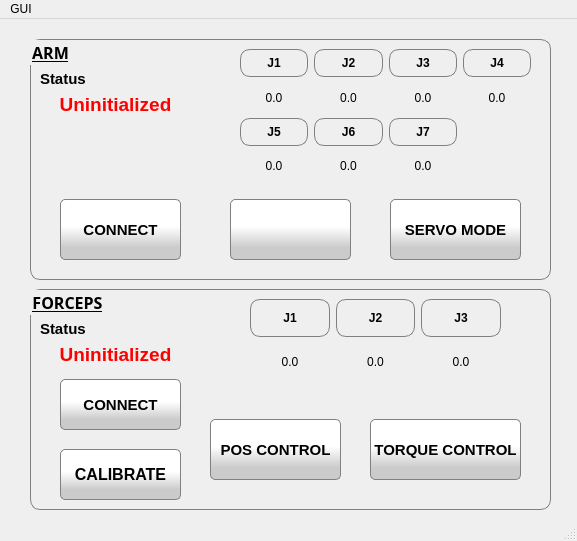
<?xml version="1.0" encoding="UTF-8"?>
<ui version="4.0">
 <class>MainWindow</class>
 <widget class="QMainWindow" name="MainWindow">
  <property name="geometry">
   <rect>
    <x>0</x>
    <y>0</y>
    <width>577</width>
    <height>541</height>
   </rect>
  </property>
  <property name="windowTitle">
   <string>MainWindow</string>
  </property>
  <widget class="QWidget" name="centralwidget">
   <widget class="QGroupBox" name="groupBox_9">
    <property name="geometry">
     <rect>
      <x>30</x>
      <y>20</y>
      <width>521</width>
      <height>241</height>
     </rect>
    </property>
    <property name="font">
     <font>
      <family>Courier 10 Pitch</family>
      <pointsize>12</pointsize>
      <weight>75</weight>
      <bold>true</bold>
      <underline>true</underline>
     </font>
    </property>
    <property name="styleSheet">
     <string notr="true">border: 1px solid gray;
border-radius: 10px</string>
    </property>
    <property name="title">
     <string>ARM</string>
    </property>
    <widget class="QPushButton" name="button_motoron">
     <property name="geometry">
      <rect>
       <x>200</x>
       <y>160</y>
       <width>121</width>
       <height>61</height>
      </rect>
     </property>
     <property name="font">
      <font>
       <family>Ubuntu</family>
       <pointsize>11</pointsize>
       <weight>50</weight>
       <bold>false</bold>
       <underline>false</underline>
      </font>
     </property>
     <property name="focusPolicy">
      <enum>Qt::NoFocus</enum>
     </property>
     <property name="toolTip">
      <string>&lt;html&gt;&lt;head/&gt;&lt;body&gt;&lt;p&gt;Turn arm motor &lt;span style=&quot; font-weight:600;&quot;&gt;ON/OFF.&lt;/span&gt;&lt;/p&gt;&lt;/body&gt;&lt;/html&gt;</string>
     </property>
     <property name="styleSheet">
      <string notr="true">background-color: qlineargradient(spread:pad, x1:0, y1:0.801, x2:0, y2:0, stop:0 rgba(203, 203, 203, 255), stop:0.440191 rgba(255, 255, 255, 255));
border: 1px solid gray;
border-radius: 5px;</string>
     </property>
     <property name="text">
      <string/>
     </property>
     <property name="icon">
      <iconset resource="resource_file.qrc">
       <normaloff>:/images/icon_power.png</normaloff>:/images/icon_power.png</iconset>
     </property>
     <property name="iconSize">
      <size>
       <width>32</width>
       <height>32</height>
      </size>
     </property>
     <property name="checkable">
      <bool>true</bool>
     </property>
    </widget>
    <widget class="QLabel" name="label_23">
     <property name="geometry">
      <rect>
       <x>10</x>
       <y>30</y>
       <width>67</width>
       <height>21</height>
      </rect>
     </property>
     <property name="font">
      <font>
       <family>Ubuntu</family>
       <pointsize>11</pointsize>
       <weight>50</weight>
       <bold>false</bold>
       <underline>false</underline>
      </font>
     </property>
     <property name="styleSheet">
      <string notr="true">border: 0px</string>
     </property>
     <property name="text">
      <string>&lt;html&gt;&lt;head/&gt;&lt;body&gt;&lt;p&gt;&lt;span style=&quot; font-weight:600;&quot;&gt;Status&lt;/span&gt;&lt;/p&gt;&lt;/body&gt;&lt;/html&gt;</string>
     </property>
    </widget>
    <widget class="QLabel" name="label_status">
     <property name="geometry">
      <rect>
       <x>10</x>
       <y>50</y>
       <width>151</width>
       <height>31</height>
      </rect>
     </property>
     <property name="font">
      <font>
       <family>Ubuntu</family>
       <pointsize>11</pointsize>
       <weight>50</weight>
       <bold>false</bold>
       <underline>false</underline>
      </font>
     </property>
     <property name="styleSheet">
      <string notr="true">border: 0px</string>
     </property>
     <property name="text">
      <string>&lt;html&gt;&lt;head/&gt;&lt;body&gt;&lt;p&gt;&lt;span style=&quot; font-size:14pt; font-weight:600; color:#ff0000;&quot;&gt;Uninitialized&lt;/span&gt;&lt;/p&gt;&lt;/body&gt;&lt;/html&gt;</string>
     </property>
     <property name="textFormat">
      <enum>Qt::RichText</enum>
     </property>
     <property name="alignment">
      <set>Qt::AlignCenter</set>
     </property>
    </widget>
    <widget class="QPushButton" name="button_slave">
     <property name="geometry">
      <rect>
       <x>360</x>
       <y>160</y>
       <width>131</width>
       <height>61</height>
      </rect>
     </property>
     <property name="font">
      <font>
       <family>Ubuntu</family>
       <pointsize>11</pointsize>
       <weight>75</weight>
       <bold>true</bold>
       <underline>false</underline>
      </font>
     </property>
     <property name="focusPolicy">
      <enum>Qt::NoFocus</enum>
     </property>
     <property name="toolTip">
      <string>&lt;html&gt;&lt;head/&gt;&lt;body&gt;&lt;p&gt;Turn arm servo mode &lt;span style=&quot; font-weight:600;&quot;&gt;ON/OFF&lt;/span&gt;&lt;/p&gt;&lt;/body&gt;&lt;/html&gt;</string>
     </property>
     <property name="styleSheet">
      <string notr="true">background-color: qlineargradient(spread:pad, x1:0, y1:0.801, x2:0, y2:0, stop:0 rgba(203, 203, 203, 255), stop:0.440191 rgba(255, 255, 255, 255));
border: 1px solid gray;
border-radius: 5px;</string>
     </property>
     <property name="text">
      <string>SERVO MODE</string>
     </property>
     <property name="checkable">
      <bool>true</bool>
     </property>
    </widget>
    <widget class="QWidget" name="gridLayoutWidget">
     <property name="geometry">
      <rect>
       <x>210</x>
       <y>10</y>
       <width>291</width>
       <height>131</height>
      </rect>
     </property>
     <property name="styleSheet">
      <string notr="true">border: 0 px</string>
     </property>
     <layout class="QGridLayout" name="gridLayout">
      <item row="1" column="0">
       <widget class="QLabel" name="label_79">
        <property name="font">
         <font>
          <weight>75</weight>
          <bold>true</bold>
         </font>
        </property>
        <property name="styleSheet">
         <string notr="true">border: 1px solid gray;
</string>
        </property>
        <property name="text">
         <string>J1</string>
        </property>
        <property name="alignment">
         <set>Qt::AlignCenter</set>
        </property>
       </widget>
      </item>
      <item row="2" column="1">
       <widget class="QLabel" name="label_j_pose_2">
        <property name="styleSheet">
         <string notr="true">border: 0 px</string>
        </property>
        <property name="text">
         <string>0.0</string>
        </property>
        <property name="alignment">
         <set>Qt::AlignCenter</set>
        </property>
       </widget>
      </item>
      <item row="1" column="1">
       <widget class="QLabel" name="label_81">
        <property name="font">
         <font>
          <weight>75</weight>
          <bold>true</bold>
         </font>
        </property>
        <property name="styleSheet">
         <string notr="true">border: 1px solid gray;
</string>
        </property>
        <property name="text">
         <string>J2</string>
        </property>
        <property name="alignment">
         <set>Qt::AlignCenter</set>
        </property>
       </widget>
      </item>
      <item row="2" column="0">
       <widget class="QLabel" name="label_j_pose_1">
        <property name="styleSheet">
         <string notr="true">border: 0 px</string>
        </property>
        <property name="text">
         <string>0.0</string>
        </property>
        <property name="alignment">
         <set>Qt::AlignCenter</set>
        </property>
       </widget>
      </item>
      <item row="1" column="2">
       <widget class="QLabel" name="label_82">
        <property name="font">
         <font>
          <weight>75</weight>
          <bold>true</bold>
         </font>
        </property>
        <property name="styleSheet">
         <string notr="true">border: 1px solid gray;
</string>
        </property>
        <property name="text">
         <string>J3</string>
        </property>
        <property name="alignment">
         <set>Qt::AlignCenter</set>
        </property>
       </widget>
      </item>
      <item row="2" column="2">
       <widget class="QLabel" name="label_j_pose_3">
        <property name="styleSheet">
         <string notr="true">border: 0 px</string>
        </property>
        <property name="text">
         <string>0.0</string>
        </property>
        <property name="alignment">
         <set>Qt::AlignCenter</set>
        </property>
       </widget>
      </item>
      <item row="1" column="3">
       <widget class="QLabel" name="label_83">
        <property name="font">
         <font>
          <weight>75</weight>
          <bold>true</bold>
         </font>
        </property>
        <property name="styleSheet">
         <string notr="true">border: 1px solid gray;
</string>
        </property>
        <property name="text">
         <string>J4</string>
        </property>
        <property name="alignment">
         <set>Qt::AlignCenter</set>
        </property>
       </widget>
      </item>
      <item row="2" column="3">
       <widget class="QLabel" name="label_j_pose_4">
        <property name="styleSheet">
         <string notr="true">border: 0 px</string>
        </property>
        <property name="text">
         <string>0.0</string>
        </property>
        <property name="alignment">
         <set>Qt::AlignCenter</set>
        </property>
       </widget>
      </item>
      <item row="3" column="0">
       <widget class="QLabel" name="label_80">
        <property name="font">
         <font>
          <weight>75</weight>
          <bold>true</bold>
         </font>
        </property>
        <property name="styleSheet">
         <string notr="true">border: 1px solid gray;
</string>
        </property>
        <property name="text">
         <string>J5</string>
        </property>
        <property name="alignment">
         <set>Qt::AlignCenter</set>
        </property>
       </widget>
      </item>
      <item row="4" column="0">
       <widget class="QLabel" name="label_j_pose_5">
        <property name="styleSheet">
         <string notr="true">border: 0 px</string>
        </property>
        <property name="text">
         <string>0.0</string>
        </property>
        <property name="alignment">
         <set>Qt::AlignCenter</set>
        </property>
       </widget>
      </item>
      <item row="3" column="1">
       <widget class="QLabel" name="label_84">
        <property name="font">
         <font>
          <weight>75</weight>
          <bold>true</bold>
         </font>
        </property>
        <property name="styleSheet">
         <string notr="true">border: 1px solid gray;
</string>
        </property>
        <property name="text">
         <string>J6</string>
        </property>
        <property name="alignment">
         <set>Qt::AlignCenter</set>
        </property>
       </widget>
      </item>
      <item row="4" column="1">
       <widget class="QLabel" name="label_j_pose_6">
        <property name="styleSheet">
         <string notr="true">border: 0 px</string>
        </property>
        <property name="text">
         <string>0.0</string>
        </property>
        <property name="alignment">
         <set>Qt::AlignCenter</set>
        </property>
       </widget>
      </item>
      <item row="3" column="2">
       <widget class="QLabel" name="label_85">
        <property name="font">
         <font>
          <weight>75</weight>
          <bold>true</bold>
         </font>
        </property>
        <property name="styleSheet">
         <string notr="true">border: 1px solid gray;
</string>
        </property>
        <property name="text">
         <string>J7</string>
        </property>
        <property name="alignment">
         <set>Qt::AlignCenter</set>
        </property>
       </widget>
      </item>
      <item row="4" column="2">
       <widget class="QLabel" name="label_j_pose_7">
        <property name="styleSheet">
         <string notr="true">border: 0 px</string>
        </property>
        <property name="text">
         <string>0.0</string>
        </property>
        <property name="alignment">
         <set>Qt::AlignCenter</set>
        </property>
       </widget>
      </item>
     </layout>
    </widget>
    <widget class="QPushButton" name="button_connect">
     <property name="enabled">
      <bool>true</bool>
     </property>
     <property name="geometry">
      <rect>
       <x>30</x>
       <y>160</y>
       <width>121</width>
       <height>61</height>
      </rect>
     </property>
     <property name="font">
      <font>
       <family>Ubuntu</family>
       <pointsize>11</pointsize>
       <weight>75</weight>
       <bold>true</bold>
       <underline>false</underline>
      </font>
     </property>
     <property name="focusPolicy">
      <enum>Qt::NoFocus</enum>
     </property>
     <property name="toolTip">
      <string>&lt;html&gt;&lt;head/&gt;&lt;body&gt;&lt;p&gt;&lt;span style=&quot; font-weight:600;&quot;&gt;Connect/Disconnect&lt;/span&gt; to robot arm.&lt;/p&gt;&lt;/body&gt;&lt;/html&gt;</string>
     </property>
     <property name="styleSheet">
      <string notr="true">background-color: qlineargradient(spread:pad, x1:0, y1:0.801, x2:0, y2:0, stop:0 rgba(203, 203, 203, 255), stop:0.440191 rgba(255, 255, 255, 255));
border: 1px solid gray;
border-radius: 5px;</string>
     </property>
     <property name="text">
      <string>CONNECT</string>
     </property>
     <property name="icon">
      <iconset resource="resource_file.qrc">
       <normaloff>:/images/icon_connect.png</normaloff>:/images/icon_connect.png</iconset>
     </property>
     <property name="iconSize">
      <size>
       <width>32</width>
       <height>32</height>
      </size>
     </property>
     <property name="checkable">
      <bool>true</bool>
     </property>
     <property name="autoRepeat">
      <bool>false</bool>
     </property>
     <property name="autoDefault">
      <bool>false</bool>
     </property>
    </widget>
   </widget>
   <widget class="QGroupBox" name="groupBox_10">
    <property name="geometry">
     <rect>
      <x>30</x>
      <y>270</y>
      <width>521</width>
      <height>221</height>
     </rect>
    </property>
    <property name="font">
     <font>
      <family>Courier 10 Pitch</family>
      <pointsize>12</pointsize>
      <weight>75</weight>
      <bold>true</bold>
      <underline>true</underline>
     </font>
    </property>
    <property name="styleSheet">
     <string notr="true">border: 1px solid gray;
border-radius: 10px</string>
    </property>
    <property name="title">
     <string>FORCEPS</string>
    </property>
    <widget class="QPushButton" name="button_calibrate_forceps">
     <property name="geometry">
      <rect>
       <x>30</x>
       <y>160</y>
       <width>121</width>
       <height>51</height>
      </rect>
     </property>
     <property name="font">
      <font>
       <family>Ubuntu</family>
       <pointsize>12</pointsize>
       <weight>75</weight>
       <bold>true</bold>
       <underline>false</underline>
      </font>
     </property>
     <property name="focusPolicy">
      <enum>Qt::NoFocus</enum>
     </property>
     <property name="toolTip">
      <string>&lt;html&gt;&lt;head/&gt;&lt;body&gt;&lt;p&gt;Calibrate Forceps &lt;span style=&quot; font-weight:600;&quot;&gt;ON/OFF.&lt;/span&gt;&lt;/p&gt;&lt;/body&gt;&lt;/html&gt;</string>
     </property>
     <property name="styleSheet">
      <string notr="true">background-color: qlineargradient(spread:pad, x1:0, y1:0.801, x2:0, y2:0, stop:0 rgba(203, 203, 203, 255), stop:0.440191 rgba(255, 255, 255, 255));
border: 1px solid gray;
border-radius: 5px;</string>
     </property>
     <property name="text">
      <string>CALIBRATE</string>
     </property>
     <property name="iconSize">
      <size>
       <width>32</width>
       <height>32</height>
      </size>
     </property>
     <property name="checkable">
      <bool>true</bool>
     </property>
    </widget>
    <widget class="QLabel" name="label_24">
     <property name="geometry">
      <rect>
       <x>10</x>
       <y>30</y>
       <width>67</width>
       <height>21</height>
      </rect>
     </property>
     <property name="font">
      <font>
       <family>Ubuntu</family>
       <pointsize>11</pointsize>
       <weight>50</weight>
       <bold>false</bold>
       <underline>false</underline>
      </font>
     </property>
     <property name="styleSheet">
      <string notr="true">border: 0px</string>
     </property>
     <property name="text">
      <string>&lt;html&gt;&lt;head/&gt;&lt;body&gt;&lt;p&gt;&lt;span style=&quot; font-weight:600;&quot;&gt;Status&lt;/span&gt;&lt;/p&gt;&lt;/body&gt;&lt;/html&gt;</string>
     </property>
    </widget>
    <widget class="QLabel" name="label_status_forceps">
     <property name="geometry">
      <rect>
       <x>10</x>
       <y>50</y>
       <width>151</width>
       <height>31</height>
      </rect>
     </property>
     <property name="font">
      <font>
       <family>Ubuntu</family>
       <pointsize>11</pointsize>
       <weight>50</weight>
       <bold>false</bold>
       <underline>false</underline>
      </font>
     </property>
     <property name="styleSheet">
      <string notr="true">border: 0px</string>
     </property>
     <property name="text">
      <string>&lt;html&gt;&lt;head/&gt;&lt;body&gt;&lt;p&gt;&lt;span style=&quot; font-size:14pt; font-weight:600; color:#ff0000;&quot;&gt;Uninitialized&lt;/span&gt;&lt;/p&gt;&lt;/body&gt;&lt;/html&gt;</string>
     </property>
     <property name="textFormat">
      <enum>Qt::RichText</enum>
     </property>
     <property name="alignment">
      <set>Qt::AlignCenter</set>
     </property>
    </widget>
    <widget class="QPushButton" name="button_pos_control_forceps">
     <property name="geometry">
      <rect>
       <x>180</x>
       <y>130</y>
       <width>131</width>
       <height>61</height>
      </rect>
     </property>
     <property name="font">
      <font>
       <family>Ubuntu</family>
       <pointsize>11</pointsize>
       <weight>75</weight>
       <bold>true</bold>
       <underline>false</underline>
      </font>
     </property>
     <property name="focusPolicy">
      <enum>Qt::NoFocus</enum>
     </property>
     <property name="toolTip">
      <string>&lt;html&gt;&lt;head/&gt;&lt;body&gt;&lt;p&gt;Turn forceps Position Control &lt;span style=&quot; font-weight:600;&quot;&gt;ON/OFF&lt;/span&gt;&lt;/p&gt;&lt;/body&gt;&lt;/html&gt;</string>
     </property>
     <property name="styleSheet">
      <string notr="true">background-color: qlineargradient(spread:pad, x1:0, y1:0.801, x2:0, y2:0, stop:0 rgba(203, 203, 203, 255), stop:0.440191 rgba(255, 255, 255, 255));
border: 1px solid gray;
border-radius: 5px;</string>
     </property>
     <property name="text">
      <string>POS CONTROL</string>
     </property>
     <property name="checkable">
      <bool>true</bool>
     </property>
     <property name="checked">
      <bool>false</bool>
     </property>
    </widget>
    <widget class="QWidget" name="gridLayoutWidget_2">
     <property name="geometry">
      <rect>
       <x>220</x>
       <y>10</y>
       <width>251</width>
       <height>81</height>
      </rect>
     </property>
     <property name="styleSheet">
      <string notr="true">border: 0 px</string>
     </property>
     <layout class="QGridLayout" name="gridLayout_2">
      <item row="2" column="0">
       <widget class="QLabel" name="label_j_pose_8">
        <property name="styleSheet">
         <string notr="true">border: 0 px</string>
        </property>
        <property name="text">
         <string>0.0</string>
        </property>
        <property name="alignment">
         <set>Qt::AlignCenter</set>
        </property>
       </widget>
      </item>
      <item row="1" column="1">
       <widget class="QLabel" name="label_87">
        <property name="font">
         <font>
          <weight>75</weight>
          <bold>true</bold>
         </font>
        </property>
        <property name="styleSheet">
         <string notr="true">border: 1px solid gray;
</string>
        </property>
        <property name="text">
         <string>J2</string>
        </property>
        <property name="alignment">
         <set>Qt::AlignCenter</set>
        </property>
       </widget>
      </item>
      <item row="1" column="2">
       <widget class="QLabel" name="label_88">
        <property name="font">
         <font>
          <weight>75</weight>
          <bold>true</bold>
         </font>
        </property>
        <property name="styleSheet">
         <string notr="true">border: 1px solid gray;
</string>
        </property>
        <property name="text">
         <string>J3</string>
        </property>
        <property name="alignment">
         <set>Qt::AlignCenter</set>
        </property>
       </widget>
      </item>
      <item row="2" column="2">
       <widget class="QLabel" name="label_j_pose_10">
        <property name="styleSheet">
         <string notr="true">border: 0 px</string>
        </property>
        <property name="text">
         <string>0.0</string>
        </property>
        <property name="alignment">
         <set>Qt::AlignCenter</set>
        </property>
       </widget>
      </item>
      <item row="1" column="0">
       <widget class="QLabel" name="label_86">
        <property name="font">
         <font>
          <weight>75</weight>
          <bold>true</bold>
         </font>
        </property>
        <property name="styleSheet">
         <string notr="true">border: 1px solid gray;
</string>
        </property>
        <property name="text">
         <string>J1</string>
        </property>
        <property name="alignment">
         <set>Qt::AlignCenter</set>
        </property>
       </widget>
      </item>
      <item row="2" column="1">
       <widget class="QLabel" name="label_j_pose_9">
        <property name="styleSheet">
         <string notr="true">border: 0 px</string>
        </property>
        <property name="text">
         <string>0.0</string>
        </property>
        <property name="alignment">
         <set>Qt::AlignCenter</set>
        </property>
       </widget>
      </item>
     </layout>
    </widget>
    <widget class="QPushButton" name="button_connect_forceps">
     <property name="enabled">
      <bool>true</bool>
     </property>
     <property name="geometry">
      <rect>
       <x>30</x>
       <y>90</y>
       <width>121</width>
       <height>51</height>
      </rect>
     </property>
     <property name="font">
      <font>
       <family>Ubuntu</family>
       <pointsize>11</pointsize>
       <weight>75</weight>
       <bold>true</bold>
       <underline>false</underline>
      </font>
     </property>
     <property name="focusPolicy">
      <enum>Qt::NoFocus</enum>
     </property>
     <property name="toolTip">
      <string>&lt;html&gt;&lt;head/&gt;&lt;body&gt;&lt;p&gt;&lt;span style=&quot; font-weight:600;&quot;&gt;Connect/Disconnect&lt;/span&gt; to forceps.&lt;/p&gt;&lt;/body&gt;&lt;/html&gt;</string>
     </property>
     <property name="styleSheet">
      <string notr="true">background-color: qlineargradient(spread:pad, x1:0, y1:0.801, x2:0, y2:0, stop:0 rgba(203, 203, 203, 255), stop:0.440191 rgba(255, 255, 255, 255));
border: 1px solid gray;
border-radius: 5px;</string>
     </property>
     <property name="text">
      <string>CONNECT</string>
     </property>
     <property name="icon">
      <iconset resource="resource_file.qrc">
       <normaloff>:/images/icon_connect.png</normaloff>:/images/icon_connect.png</iconset>
     </property>
     <property name="iconSize">
      <size>
       <width>32</width>
       <height>32</height>
      </size>
     </property>
     <property name="checkable">
      <bool>true</bool>
     </property>
     <property name="checked">
      <bool>false</bool>
     </property>
     <property name="autoRepeat">
      <bool>false</bool>
     </property>
     <property name="autoDefault">
      <bool>false</bool>
     </property>
    </widget>
    <widget class="QPushButton" name="button_torque_control_forceps">
     <property name="geometry">
      <rect>
       <x>340</x>
       <y>130</y>
       <width>151</width>
       <height>61</height>
      </rect>
     </property>
     <property name="font">
      <font>
       <family>Ubuntu</family>
       <pointsize>11</pointsize>
       <weight>75</weight>
       <bold>true</bold>
       <underline>false</underline>
      </font>
     </property>
     <property name="focusPolicy">
      <enum>Qt::NoFocus</enum>
     </property>
     <property name="toolTip">
      <string>&lt;html&gt;&lt;head/&gt;&lt;body&gt;&lt;p&gt;Turn forceps Torque Control &lt;span style=&quot; font-weight:600;&quot;&gt;ON/OFF&lt;/span&gt;&lt;/p&gt;&lt;/body&gt;&lt;/html&gt;</string>
     </property>
     <property name="styleSheet">
      <string notr="true">background-color: qlineargradient(spread:pad, x1:0, y1:0.801, x2:0, y2:0, stop:0 rgba(203, 203, 203, 255), stop:0.440191 rgba(255, 255, 255, 255));
border: 1px solid gray;
border-radius: 5px;</string>
     </property>
     <property name="text">
      <string>TORQUE CONTROL</string>
     </property>
     <property name="checkable">
      <bool>true</bool>
     </property>
    </widget>
   </widget>
  </widget>
  <widget class="QMenuBar" name="menubar">
   <property name="geometry">
    <rect>
     <x>0</x>
     <y>0</y>
     <width>577</width>
     <height>22</height>
    </rect>
   </property>
   <widget class="QMenu" name="menuCalibration_ws">
    <property name="title">
     <string>GUI</string>
    </property>
   </widget>
   <addaction name="menuCalibration_ws"/>
  </widget>
  <widget class="QStatusBar" name="statusbar"/>
 </widget>
 <resources>
  <include location="resource_file.qrc"/>
  <include location="resource_file.qrc"/>
 </resources>
 <connections/>
</ui>
